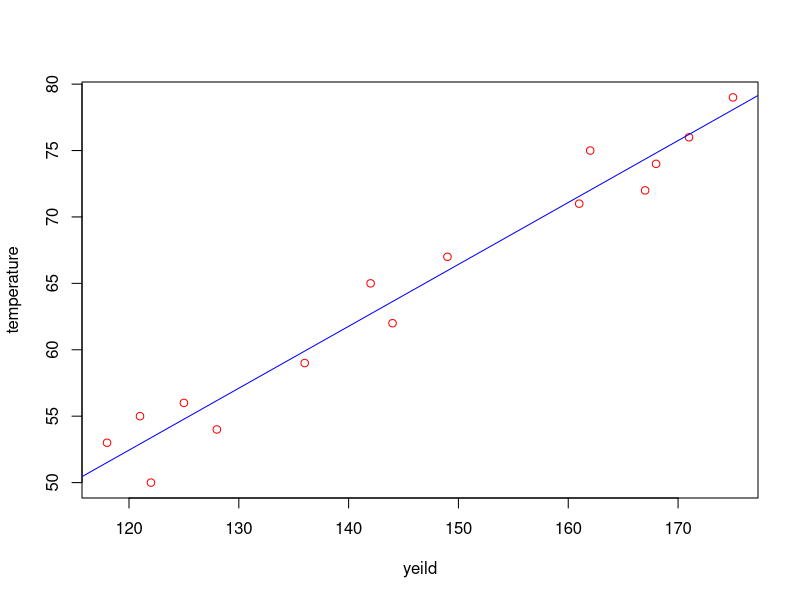
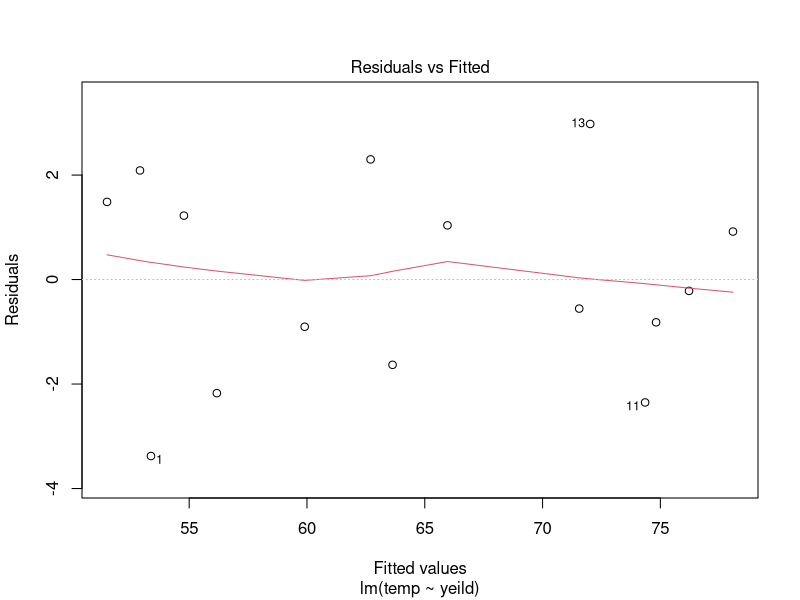

Here is the R script that generated these plots, in order:
temp<-c(50,53,54,55,56,59,62,65,67,71,72,74,75,76,79)
yeild<-c(122,118,128,121,125,136,144,142,149,161,167,168,162,171,175)
d<-data.frame(temp,yeild)
d
d.lm=lm(temp~yeild,data=d)
summary(d.lm)
names(d.lm)
d.lm$coefficients
newypred<-fitted(d.lm)
newypred
fitted(d.lm)
residuals(d.lm)
plot(d$yeild,d$temp,col="red",xlab="yeild",ylab="temperature")
coef(d.lm)
abline(coef(d.lm),lty=1,col="blue")
plot(d.lm,which=1)